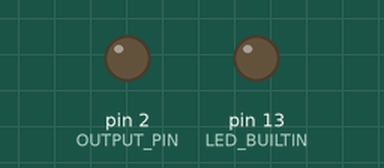
Simulated run of this sketch. Board: Arduino Uno, built with avr-gcc and run on an emulated ATmega328P. Shown: output pins drawn as LEDs (lit = HIGH).

Above: at 0.1 s.
At 0.7 s:
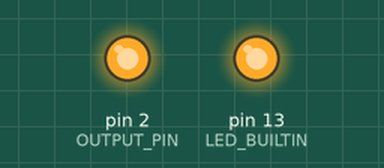
At 1.5 s:
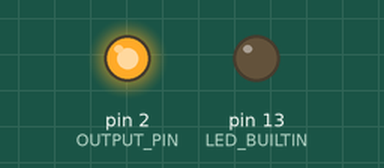
Timing chart, 0 to 3.0 s (numbered marks = the images above):
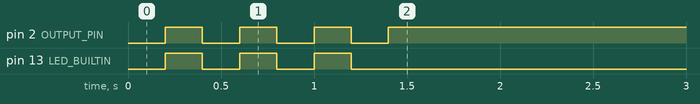

The sketch:

LED-Lamp-Auto-Poweroff.ino
```cpp
// (licence header left out)
#include <LowPower.h>
#include <avr/power.h>

#define OUTPUT_PIN 2

#define TIMEOUT 60  // lamp timeout in minutes


// the setup function runs once when you press reset or power the board
void setup() {
  // initialize digital pin LED_BUILTIN as an output.
  pinMode(LED_BUILTIN, OUTPUT);

  // set pin controlling output (MOSFET) as an output
  pinMode(OUTPUT_PIN, OUTPUT);

   // blink LED & lamp during bootup...
  for(int i=0; i<=6; i++) {
      digitalWrite(LED_BUILTIN, (i%2));
      digitalWrite(OUTPUT_PIN, (i%2));
      delay(200);
  }

  // turn lamp on...
  digitalWrite(OUTPUT_PIN, HIGH);
}


int sec = 0;
int timeout = TIMEOUT * 60; // lamp timeout in seconds

// the loop function runs over and over again forever
void loop() {
  // go to sleep for 8 seconds...
  LowPower.idle(SLEEP_8S,ADC_OFF,TIMER2_OFF,TIMER1_OFF,TIMER0_OFF,SPI_OFF,USART0_OFF,TWI_OFF);

  sec+=8;

  // check if its time to turn off the lamp...
  if (sec > timeout) {
    digitalWrite(OUTPUT_PIN, LOW);
    power_all_enable();
    LowPower.powerDown(SLEEP_FOREVER, ADC_OFF, BOD_OFF);
  }
}
```
